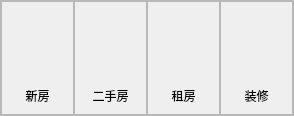
                <widget class="QFrame" name="frame_6">
                 <property name="sizePolicy">
                  <sizepolicy hsizetype="Expanding" vsizetype="Fixed">
                   <horstretch>0</horstretch>
                   <verstretch>0</verstretch>
                  </sizepolicy>
                 </property>
                 <property name="frameShape">
                  <enum>QFrame::StyledPanel</enum>
                 </property>
                 <property name="frameShadow">
                  <enum>QFrame::Raised</enum>
                 </property>
                 <layout class="QHBoxLayout" name="horizontalLayout_3">
                  <property name="spacing">
                   <number>0</number>
                  </property>
                  <property name="leftMargin">
                   <number>0</number>
                  </property>
                  <property name="topMargin">
                   <number>0</number>
                  </property>
                  <property name="rightMargin">
                   <number>0</number>
                  </property>
                  <property name="bottomMargin">
                   <number>0</number>
                  </property>
                  <item>
                   <widget class="QFrame" name="frame_9">
                    <property name="frameShape">
                     <enum>QFrame::StyledPanel</enum>
                    </property>
                    <property name="frameShadow">
                     <enum>QFrame::Raised</enum>
                    </property>
                    <layout class="QVBoxLayout" name="verticalLayout_7">
                     <item>
                      <widget class="customToolButton" name="toolButton_newHouse">
                       <property name="sizePolicy">
                        <sizepolicy hsizetype="Expanding" vsizetype="Expanding">
                         <horstretch>0</horstretch>
                         <verstretch>0</verstretch>
                        </sizepolicy>
                       </property>
                       <property name="minimumSize">
                        <size>
                         <width>0</width>
                         <height>70</height>
                        </size>
                       </property>
                       <property name="maximumSize">
                        <size>
                         <width>16777215</width>
                         <height>16777215</height>
                        </size>
                       </property>
                       <property name="styleSheet">
                        <string notr="true">border-radius:15px;
font: 14pt &quot;华文新魏&quot;;
background-color:transparent;</string>
                       </property>
                       <property name="text">
                        <string/>
                       </property>
                       <property name="icon">
                        <iconset resource="res.qrc">
                         <normaloff>:/Image/house1.svg</normaloff>:/Image/house1.svg</iconset>
                       </property>
                       <property name="iconSize">
                        <size>
                         <width>50</width>
                         <height>50</height>
                        </size>
                       </property>
                      </widget>
                     </item>
                     <item>
                      <widget class="QLabel" name="label_4">
                       <property name="sizePolicy">
                        <sizepolicy hsizetype="Expanding" vsizetype="Preferred">
                         <horstretch>0</horstretch>
                         <verstretch>0</verstretch>
                        </sizepolicy>
                       </property>
                       <property name="styleSheet">
                        <string notr="true">font: 9pt &quot;方正粗黑宋简体&quot;;</string>
                       </property>
                       <property name="text">
                        <string>新房</string>
                       </property>
                       <property name="alignment">
                        <set>Qt::AlignCenter</set>
                       </property>
                      </widget>
                     </item>
                    </layout>
                   </widget>
                  </item>
                  <item>
                   <widget class="QFrame" name="frame_8">
                    <property name="frameShape">
                     <enum>QFrame::StyledPanel</enum>
                    </property>
                    <property name="frameShadow">
                     <enum>QFrame::Raised</enum>
                    </property>
                    <layout class="QVBoxLayout" name="verticalLayout_6">
                     <item>
                      <widget class="customToolButton" name="toolButton_secondaryHouse">
                       <property name="sizePolicy">
                        <sizepolicy hsizetype="Expanding" vsizetype="Expanding">
                         <horstretch>0</horstretch>
                         <verstretch>0</verstretch>
                        </sizepolicy>
                       </property>
                       <property name="minimumSize">
                        <size>
                         <width>0</width>
                         <height>70</height>
                        </size>
                       </property>
                       <property name="maximumSize">
                        <size>
                         <width>16777215</width>
                         <height>16777215</height>
                        </size>
                       </property>
                       <property name="styleSheet">
                        <string notr="true">border-radius:15px;
font: 14pt &quot;华文新魏&quot;;
background-color:transparent;</string>
                       </property>
                       <property name="text">
                        <string/>
                       </property>
                       <property name="icon">
                        <iconset resource="res.qrc">
                         <normaloff>:/Image/house2.svg</normaloff>:/Image/house2.svg</iconset>
                       </property>
                       <property name="iconSize">
                        <size>
                         <width>50</width>
                         <height>50</height>
                        </size>
                       </property>
                      </widget>
                     </item>
                     <item>
                      <widget class="QLabel" name="label_3">
                       <property name="styleSheet">
                        <string notr="true">font: 9pt &quot;方正粗黑宋简体&quot;;</string>
                       </property>
                       <property name="text">
                        <string>二手房</string>
                       </property>
                       <property name="alignment">
                        <set>Qt::AlignCenter</set>
                       </property>
                      </widget>
                     </item>
                    </layout>
                   </widget>
                  </item>
                  <item>
                   <widget class="QFrame" name="frame_7">
                    <property name="frameShape">
                     <enum>QFrame::StyledPanel</enum>
                    </property>
                    <property name="frameShadow">
                     <enum>QFrame::Raised</enum>
                    </property>
                    <layout class="QVBoxLayout" name="verticalLayout_3">
                     <item>
                      <widget class="customToolButton" name="toolButton_rentHouse">
                       <property name="sizePolicy">
                        <sizepolicy hsizetype="Expanding" vsizetype="Fixed">
                         <horstretch>0</horstretch>
                         <verstretch>0</verstretch>
                        </sizepolicy>
                       </property>
                       <property name="minimumSize">
                        <size>
                         <width>0</width>
                         <height>70</height>
                        </size>
                       </property>
                       <property name="maximumSize">
                        <size>
                         <width>16777215</width>
                         <height>70</height>
                        </size>
                       </property>
                       <property name="styleSheet">
                        <string notr="true">border-radius:15px;
font: 14pt &quot;华文新魏&quot;;
background-color:transparent;</string>
                       </property>
                       <property name="text">
                        <string/>
                       </property>
                       <property name="icon">
                        <iconset resource="res.qrc">
                         <normaloff>:/Image/house3.svg</normaloff>:/Image/house3.svg</iconset>
                       </property>
                       <property name="iconSize">
                        <size>
                         <width>50</width>
                         <height>50</height>
                        </size>
                       </property>
                      </widget>
                     </item>
                     <item>
                      <widget class="QLabel" name="label_5">
                       <property name="styleSheet">
                        <string notr="true">font: 9pt &quot;方正粗黑宋简体&quot;;</string>
                       </property>
                       <property name="text">
                        <string>租房</string>
                       </property>
                       <property name="scaledContents">
                        <bool>false</bool>
                       </property>
                       <property name="alignment">
                        <set>Qt::AlignCenter</set>
                       </property>
                      </widget>
                     </item>
                    </layout>
                   </widget>
                  </item>
                  <item>
                   <widget class="QFrame" name="frame_10">
                    <property name="frameShape">
                     <enum>QFrame::StyledPanel</enum>
                    </property>
                    <property name="frameShadow">
                     <enum>QFrame::Raised</enum>
                    </property>
                    <layout class="QVBoxLayout" name="verticalLayout_8">
                     <item>
                      <widget class="customToolButton" name="toolButton_fitment">
                       <property name="sizePolicy">
                        <sizepolicy hsizetype="Expanding" vsizetype="Fixed">
                         <horstretch>0</horstretch>
                         <verstretch>0</verstretch>
                        </sizepolicy>
                       </property>
                       <property name="minimumSize">
                        <size>
                         <width>0</width>
                         <height>70</height>
                        </size>
                       </property>
                       <property name="maximumSize">
                        <size>
                         <width>16777215</width>
                         <height>70</height>
                        </size>
                       </property>
                       <property name="styleSheet">
                        <string notr="true">border-radius:15px;
font: 14pt &quot;华文新魏&quot;;
background-color:transparent;</string>
                       </property>
                       <property name="text">
                        <string/>
                       </property>
                       <property name="icon">
                        <iconset resource="res.qrc">
                         <normaloff>:/Image/house4.svg</normaloff>:/Image/house4.svg</iconset>
                       </property>
                       <property name="iconSize">
                        <size>
                         <width>50</width>
                         <height>50</height>
                        </size>
                       </property>
                      </widget>
                     </item>
                     <item>
                      <widget class="QLabel" name="label">
                       <property name="styleSheet">
                        <string notr="true">font: 9pt &quot;方正粗黑宋简体&quot;;</string>
                       </property>
                       <property name="text">
                        <string>装修</string>
                       </property>
                       <property name="alignment">
                        <set>Qt::AlignCenter</set>
                       </property>
                      </widget>
                     </item>
                    </layout>
                   </widget>
                  </item>
                 </layout>
                </widget>
